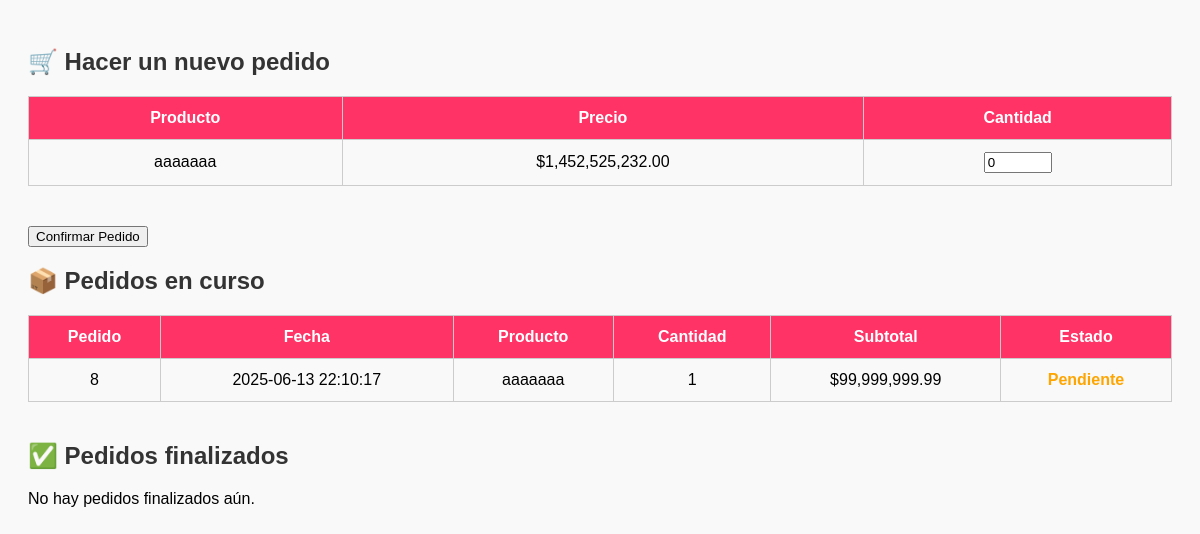
The page /cliente/cliente_dashboard.php (signed in) on the database its author committed.
### tables this page shows
CREATE TABLE `productos` (
  `id` int(11) NOT NULL,
  `nombre` varchar(100) NOT NULL,
  `precio` int(11) NOT NULL
);

CREATE TABLE `pedido_productos` (
  `id` int(11) NOT NULL,
  `pedido_id` int(11) NOT NULL,
  `producto_id` int(11) NOT NULL,
  `cantidad` int(11) NOT NULL,
  `precio_unitario` decimal(10,2) NOT NULL,
  `subtotal` decimal(10,2) NOT NULL,
  `estado` enum('pendiente','en_preparacion','listo','cancelado') NOT NULL DEFAULT 'pendiente'
);

CREATE TABLE `pedidos` (
  `id` int(11) NOT NULL,
  `cliente_id` int(11) DEFAULT NULL,
  `fecha` datetime NOT NULL DEFAULT current_timestamp(),
  `total` decimal(10,2) NOT NULL,
  `estado` enum('pendiente','en_preparacion','listo','entregado','cancelado') NOT NULL DEFAULT 'pendiente',
  `nombre_cliente_calle` varchar(255) DEFAULT NULL,
  `ubicacion_cliente_calle` varchar(255) DEFAULT NULL,
  `telefono_cliente_calle` varchar(50) DEFAULT NULL,
  `nota_pedido` text DEFAULT NULL
);

### cliente/cliente_dashboard.php (the view, shortened to what this page needs)
<?php
require_once __DIR__ . '/../config.php';
$cliente_id = $_SESSION['usuario_id'];
$productos_disponibles = [];
$prod_sql = "SELECT id, nombre, precio FROM productos ORDER BY nombre ASC";
$prod_result = $conn->query($prod_sql);
if ($prod_result && $prod_result->num_rows > 0) {
    while ($row = $prod_result->fetch_assoc()) {
        $productos_disponibles[] = $row;
    }
}
$sql = "SELECT
            p.id AS pedido_id,
            p.fecha,
            pp.cantidad,
            pr.nombre AS producto,
            pp.precio_unitario,
            pp.subtotal,
            pp.estado
        FROM pedidos p
        JOIN pedido_productos pp ON p.id = pp.pedido_id
        JOIN productos pr ON pp.producto_id = pr.id
        WHERE p.cliente_id = ?
        ORDER BY p.fecha DESC";
$stmt = $conn->prepare($sql);
$stmt->bind_param("i", $cliente_id);
$stmt->execute();
$result = $stmt->get_result();
$en_curso = [];
$finalizados = [];
while ($row = $result->fetch_assoc()) {
    if (in_array($row['estado'], ['pendiente', 'en_preparacion'])) {
        $en_curso[] = $row;
    } else {
        $finalizados[] = $row;
    }
}
?>
<!DOCTYPE html>
<html lang="es">
<head>
</head>
<body>
    <h2>🛒 Hacer un nuevo pedido</h2>
    <form method="POST">
        <table>
            <thead>
                <tr>
                    <th>Producto</th>
                    <th>Precio</th>
                    <th>Cantidad</th>
                </tr>
            </thead>
            <tbody>
                <?php foreach ($productos_disponibles as $producto): ?>
                    <tr>
                        <td><?= htmlspecialchars($producto['nombre']) ?></td>
                        <td>$<?= number_format($producto['precio'], 2) ?></td>
                        <td><input type="number" name="cantidades[<?= $producto['id'] ?>]" min="0" value="0" style="width: 60px;"></td>
                    </tr>
                <?php endforeach; ?>
            </tbody>
        </table>
        <button type="submit" name="hacer_pedido">Confirmar Pedido</button>
    </form>
    <h2>📦 Pedidos en curso</h2>
    <?php if (count($en_curso) === 0): ?>
        <p>No hay pedidos en curso.</p>
    <?php else: ?>
        <table>
            <thead>
                <tr>
                    <th>Pedido</th>
                    <th>Fecha</th>
                    <th>Producto</th>
                    <th>Cantidad</th>
                    <th>Subtotal</th>
                    <th>Estado</th>
                </tr>
            </thead>
            <tbody>
                <?php foreach ($en_curso as $pedido): ?>
                    <tr>
                        <td><?= htmlspecialchars($pedido['pedido_id']) ?></td>
                        <td><?= htmlspecialchars($pedido['fecha']) ?></td>
                        <td><?= htmlspecialchars($pedido['producto']) ?></td>
                        <td><?= htmlspecialchars($pedido['cantidad']) ?></td>
                        <td>$<?= htmlspecialchars(number_format($pedido['subtotal'], 2)) ?></td>
                        <td class="estado-<?= htmlspecialchars($pedido['estado']) ?>"><?= ucfirst(str_replace('_', ' ', $pedido['estado'])) ?></td>
                    </tr>
                <?php endforeach; ?>
            </tbody>
        </table>
    <?php endif; ?>
    <h2>✅ Pedidos finalizados</h2>
    <?php if (count($finalizados) === 0): ?>
        <p>No hay pedidos finalizados aún.</p>
    <?php endif; ?>
</body>
</html>

### cliente/cliente_dashboard.php (style rules this page uses)
body { font-family: Arial, sans-serif; padding: 20px; background-color: #f9f9f9; }
h2 { color: #333; }
table { width: 100%; border-collapse: collapse; margin-bottom: 40px; }
th, td { padding: 12px; border: 1px solid #ccc; text-align: center; }
th { background-color: #ff3366; color: white; }
.estado-pendiente { color: orange; font-weight: bold; }

### rows shown on the page
productos: nombre "aaaaaaa", precio "1,452,525,232.00"
pedido_productos: pedido "8", pedido.fecha "2025-06-13 22:10:17", producto.nombre "aaaaaaa", cantidad "1", subtotal "99,999,999.99", estado "Pendiente"
